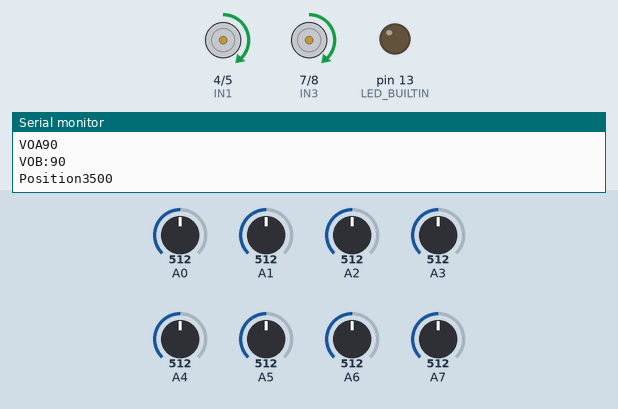
Recording of a sketch running on a simulated Arduino Nano, built with avr-gcc and run on an emulated ATmega328P. Shown: motor-driver pin pairs drawn as motors (green arrow = first pin HIGH = forward, orange = second pin HIGH = backward, longer = more drive, scaled by the enable pin), output pins drawn as LEDs (lit = HIGH), the last lines printed to the serial monitor. Inputs (shaded band) come from the test bench; at power-on: A0 = 512, A6 = 512, A7 = 512, A1 = 512, A2 = 512, A3 = 512, A4 = 512, A5 = 512.

Above: at 12.7 s.
12.8 s: A0 set to 489
At 13.7 s:
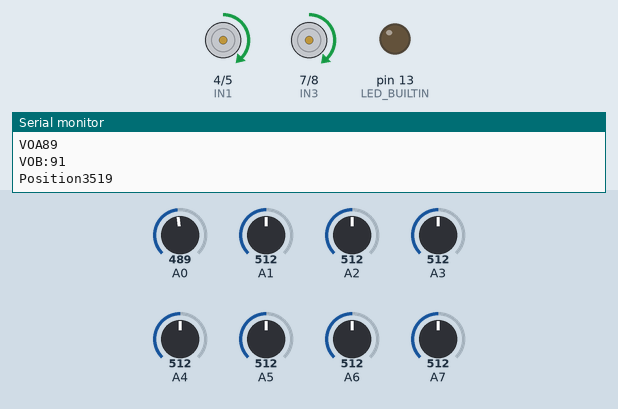
14.3 s: A0 set to 459
At 15.2 s:
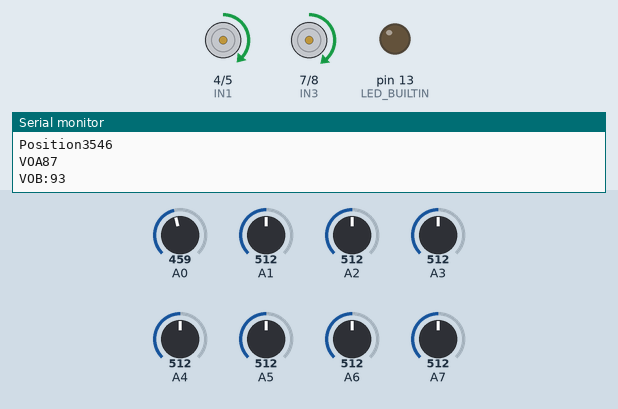
15.8 s: A6 set to 636
At 16.7 s:
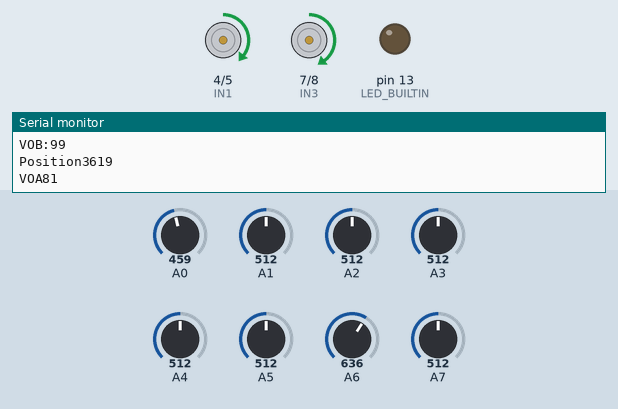
17.3 s: A6 set to 660
At 18.2 s:
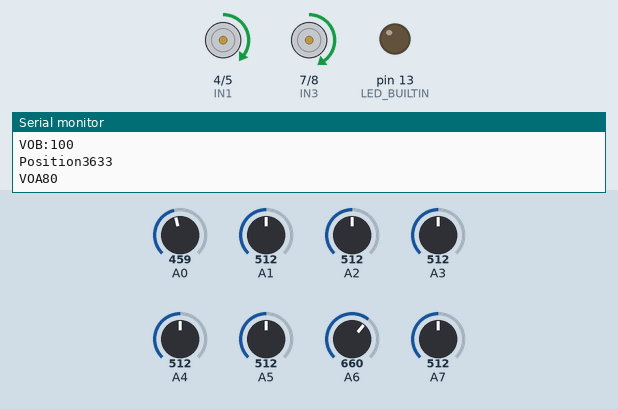
20.3 s: A7 set to 494
At 21.5 s:
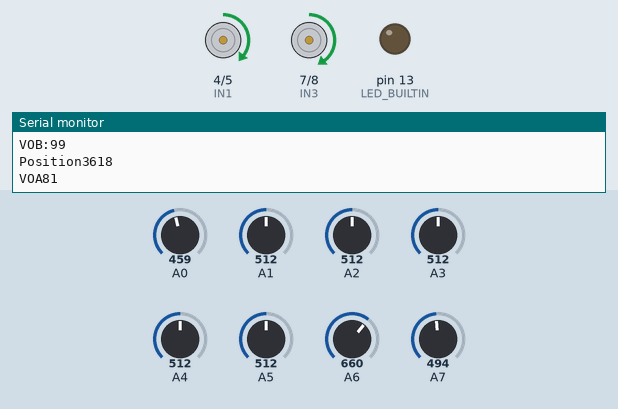
23.3 s: A1 set to 390
At 24.4 s:
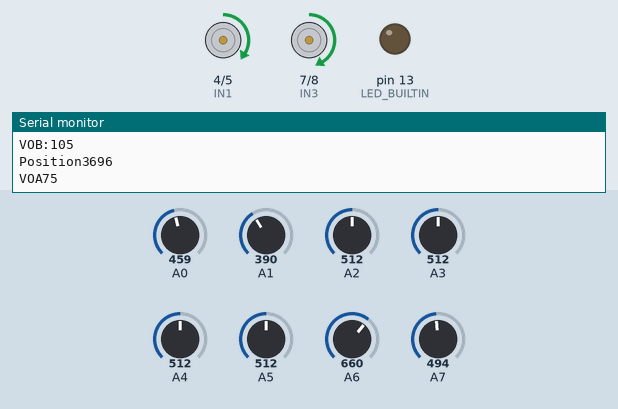
Timing chart, 0 to 25.8 s (numbered marks = the images above; inputs shaded):
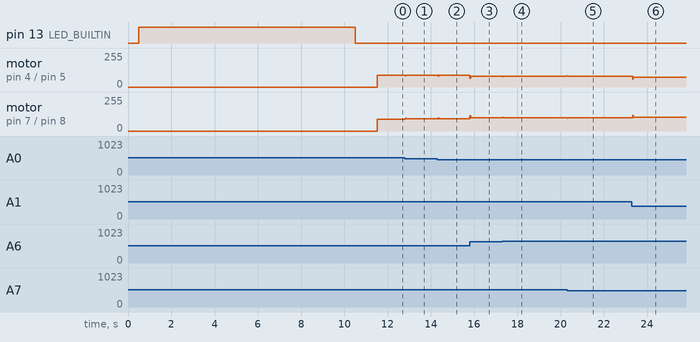

Measured:
- after the input at 12.8 s, motor on pin 4 (IN1) / pin 5 (IN2): forward 90/255 → forward 89/255 at once; motor on pin 7 (IN3) / pin 8 (IN4): forward 90/255 → forward 91/255 at once
- after the input at 14.3 s, motor on pin 4 (IN1) / pin 5 (IN2): forward 89/255 → forward 87/255 at once; motor on pin 7 (IN3) / pin 8 (IN4): forward 91/255 → forward 93/255 at once
- after the input at 15.8 s, motor on pin 4 (IN1) / pin 5 (IN2): forward 87/255 → forward 81/255 at once; motor on pin 7 (IN3) / pin 8 (IN4): forward 93/255 → forward 99/255 at once
- after the input at 17.3 s, motor on pin 4 (IN1) / pin 5 (IN2): forward 81/255 → forward 80/255 at once; motor on pin 7 (IN3) / pin 8 (IN4): forward 99/255 → forward 100/255 at once
- after the input at 20.3 s, motor on pin 4 (IN1) / pin 5 (IN2): forward 80/255 → forward 81/255 at once; motor on pin 7 (IN3) / pin 8 (IN4): forward 100/255 → forward 99/255 at once
- after the input at 23.3 s, motor on pin 4 (IN1) / pin 5 (IN2): forward 81/255 → forward 75/255 at once; motor on pin 7 (IN3) / pin 8 (IN4): forward 99/255 → forward 105/255 at once

The sketch:

newcode.ino
```cpp
//biblioteca
#include <QTRSensors.h>

//declarando sensor
QTRSensors qtr;

const uint8_t SensorCount = 8;
uint16_t sensorValues[SensorCount];

//Motor A
#define PWMA 3
#define IN1  4 // Esquerda Frente
#define IN2  5 // Esquerda traz

//Motor B
#define PWMB 6
#define IN3  7 // direita frente
#define IN4  8 // direita traz

//Variáveis de velocidade
int Vmax = 120;
int Vmin = 0;
int Vmedia = 90;

//Variáveis do PID
float Kp = 0.08; //related to the proportional control term;
              //change the value by trial-and-error (ex: 0.07).
float Ki = 0.0; //related to the integral control term;
              //change the value by trial-and-error (ex: 0.0008).
float Kd = 0.2; //related to the derivative control term;
              //change the value by trial-and-error (ex: 0.6).
int P;
int I;
int D;
int lastError = 0;


void setup() {

  // configure the sensors
  qtr.setTypeAnalog();
  qtr.setSensorPins((const uint8_t[]){A0, A1, A2, A3, A4, A5, A6, A7}, SensorCount);
  qtr.setEmitterPin(2);

  delay(500);
  pinMode(LED_BUILTIN, OUTPUT);
  digitalWrite(LED_BUILTIN, HIGH); // turn on Arduino's LED to indicate we are in calibration mode

  for (uint16_t i = 0; i < 400; i++)
  {
    qtr.calibrate();
  }
  digitalWrite(LED_BUILTIN, LOW); // turn off Arduino's LED to indicate we are through with calibration

  // print the calibration minimum values measured when emitters were on
  Serial.begin(9600);
  for (uint8_t i = 0; i < SensorCount; i++)
  {
    Serial.print(qtr.calibrationOn.minimum[i]);
    Serial.print(' ');
  }
  Serial.println();

  // print the calibration maximum values measured when emitters were on
  for (uint8_t i = 0; i < SensorCount; i++)
  {
    Serial.print(qtr.calibrationOn.maximum[i]);
    Serial.print(' ');
  }
  Serial.println();
  Serial.println();
  delay(1000);

  // inicializando os pinos do motor A
  pinMode (PWMA, OUTPUT);
  pinMode (IN1, OUTPUT);
  pinMode (IN2, OUTPUT);

   // inicializando os pinos do motor B
  pinMode (PWMB, OUTPUT);
  pinMode (IN3, OUTPUT);
  pinMode (IN4, OUTPUT);

// motores direção
  digitalWrite(IN1,HIGH);
  digitalWrite(IN2,LOW);
  digitalWrite(IN3,HIGH);
  digitalWrite(IN4,LOW);

}

void forward_brake(int posa, int posb) {
  //set the appropriate values for aphase and bphase so that the robot goes straight
  digitalWrite(IN2, LOW);
  digitalWrite(IN4, LOW);
  analogWrite(PWMA, posa);
  analogWrite(PWMB, posb);
}

void loop() {

  uint16_t position = qtr.readLineBlack(sensorValues);
  Serial.print("Position");
  Serial.println(position);
  //delay(250);


  int error = 3500 - position; //3500 is the ideal position (the centre)

  P = error;
  I = I + error;
  D = error - lastError;
  lastError = error;
  int motorspeed = P*Kp + I*Ki + D*Kd; //calculate the correction
                                       //needed to be applied to the speed

  int motorspeeda = Vmedia + motorspeed;
  int motorspeedb = Vmedia - motorspeed;

  if (motorspeeda > Vmax) {
    motorspeeda = Vmax;
  }
  if (motorspeedb > Vmax) {
    motorspeedb = Vmax;
  }
  if (motorspeeda < Vmin) {
    motorspeeda = Vmin;
  }
  if (motorspeedb < Vmin) {
    motorspeedb = Vmin;
  }
    forward_brake(motorspeeda, motorspeedb);

    Serial.print("VOA");
    Serial.println(motorspeeda);
    Serial.print("VOB:");
    Serial.println(motorspeedb);
}


  /*//Motor A
  //combinação esquerda frente
  digitalWrite(IN1,HIGH);
  digitalWrite(IN2,LOW);

  //Combinação esquerda traz
   //digitalWrite(IN1,LOW;
   //digitalWrite(IN2,HIGH);

     //combinação direita frente
      //digitalWrite(IN3,HIGH);
      //digitalWrite(IN4,LOW);

         //combinação direita traz
      //digitalWrite(IN3,HIGH);
      //digitalWrite(IN4,LOW);


    //Definindo velocidade baixa
    analogWrite (PWMA,70);*/
```
